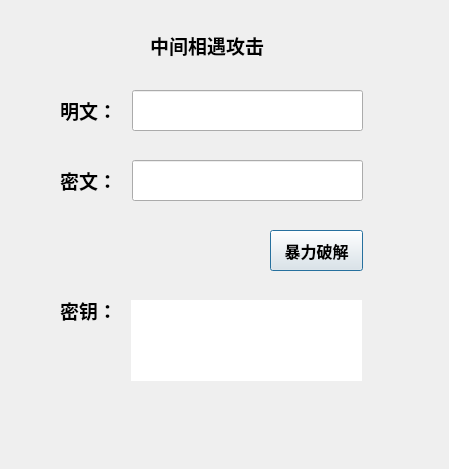
<?xml version="1.0" encoding="UTF-8"?>
<ui version="4.0">
 <class>Attack</class>
 <widget class="QDialog" name="Attack">
  <property name="geometry">
   <rect>
    <x>0</x>
    <y>0</y>
    <width>449</width>
    <height>469</height>
   </rect>
  </property>
  <property name="windowTitle">
   <string>Dialog</string>
  </property>
  <widget class="QLineEdit" name="inputPlaintext">
   <property name="geometry">
    <rect>
     <x>132</x>
     <y>90</y>
     <width>231</width>
     <height>41</height>
    </rect>
   </property>
   <property name="font">
    <font>
     <family>Berlin Sans FB Demi</family>
     <pointsize>14</pointsize>
     <weight>75</weight>
     <bold>true</bold>
    </font>
   </property>
   <property name="text">
    <string/>
   </property>
  </widget>
  <widget class="QLineEdit" name="inputCiphertext">
   <property name="geometry">
    <rect>
     <x>132</x>
     <y>160</y>
     <width>231</width>
     <height>41</height>
    </rect>
   </property>
   <property name="font">
    <font>
     <family>Berlin Sans FB Demi</family>
     <pointsize>14</pointsize>
     <weight>75</weight>
     <bold>true</bold>
    </font>
   </property>
  </widget>
  <widget class="QLabel" name="label">
   <property name="geometry">
    <rect>
     <x>150</x>
     <y>20</y>
     <width>141</width>
     <height>51</height>
    </rect>
   </property>
   <property name="font">
    <font>
     <family>Berlin Sans FB Demi</family>
     <pointsize>14</pointsize>
     <weight>75</weight>
     <bold>true</bold>
    </font>
   </property>
   <property name="layoutDirection">
    <enum>Qt::LeftToRight</enum>
   </property>
   <property name="autoFillBackground">
    <bool>false</bool>
   </property>
   <property name="text">
    <string>中间相遇攻击</string>
   </property>
  </widget>
  <widget class="QLabel" name="label_2">
   <property name="geometry">
    <rect>
     <x>60</x>
     <y>100</y>
     <width>72</width>
     <height>21</height>
    </rect>
   </property>
   <property name="font">
    <font>
     <family>Berlin Sans FB Demi</family>
     <pointsize>14</pointsize>
     <weight>75</weight>
     <bold>true</bold>
    </font>
   </property>
   <property name="text">
    <string>明文：</string>
   </property>
  </widget>
  <widget class="QLabel" name="label_3">
   <property name="geometry">
    <rect>
     <x>60</x>
     <y>170</y>
     <width>72</width>
     <height>21</height>
    </rect>
   </property>
   <property name="font">
    <font>
     <family>Berlin Sans FB Demi</family>
     <pointsize>14</pointsize>
     <weight>75</weight>
     <bold>true</bold>
    </font>
   </property>
   <property name="text">
    <string>密文：</string>
   </property>
  </widget>
  <widget class="QPushButton" name="MiddleAttack">
   <property name="geometry">
    <rect>
     <x>270</x>
     <y>230</y>
     <width>93</width>
     <height>41</height>
    </rect>
   </property>
   <property name="font">
    <font>
     <family>Berlin Sans FB Demi</family>
     <pointsize>12</pointsize>
     <weight>75</weight>
     <bold>true</bold>
    </font>
   </property>
   <property name="text">
    <string>暴力破解</string>
   </property>
  </widget>
  <widget class="QLabel" name="keyPair">
   <property name="geometry">
    <rect>
     <x>131</x>
     <y>300</y>
     <width>231</width>
     <height>81</height>
    </rect>
   </property>
   <property name="font">
    <font>
     <family>Berlin Sans FB Demi</family>
     <pointsize>12</pointsize>
     <weight>75</weight>
     <bold>true</bold>
    </font>
   </property>
   <property name="styleSheet">
    <string notr="true">background-color: rgb(255, 255, 255);</string>
   </property>
   <property name="text">
    <string/>
   </property>
  </widget>
  <widget class="QLabel" name="label_5">
   <property name="geometry">
    <rect>
     <x>60</x>
     <y>300</y>
     <width>72</width>
     <height>21</height>
    </rect>
   </property>
   <property name="font">
    <font>
     <family>Berlin Sans FB Demi</family>
     <pointsize>14</pointsize>
     <weight>75</weight>
     <bold>true</bold>
    </font>
   </property>
   <property name="text">
    <string>密钥：</string>
   </property>
  </widget>
  <widget class="QLabel" name="output">
   <property name="geometry">
    <rect>
     <x>71</x>
     <y>410</y>
     <width>291</width>
     <height>41</height>
    </rect>
   </property>
   <property name="text">
    <string/>
   </property>
  </widget>
 </widget>
 <resources/>
 <connections/>
</ui>
